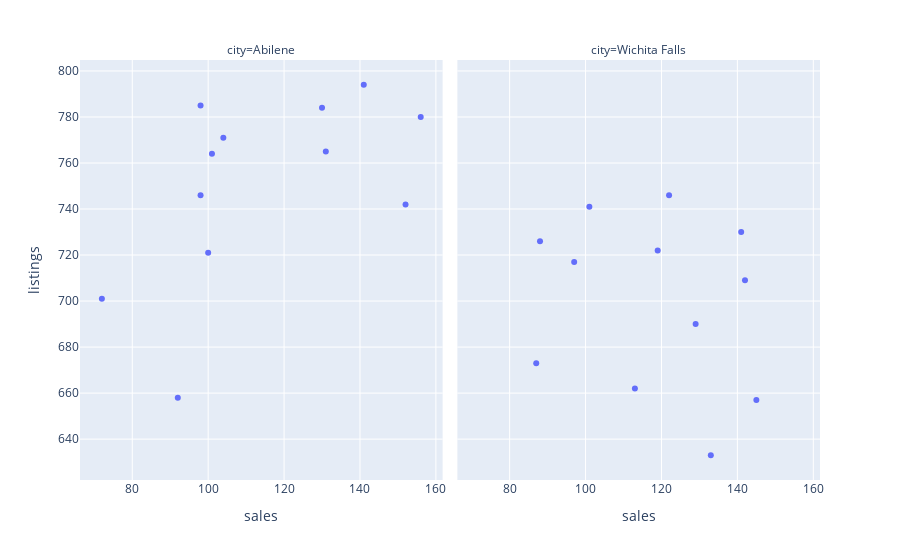

Here is the notebook cell this chart was saved with:
### Markdown cell above
### Facets

### Code cell
txhousing_2000 = txhousing.loc[((txhousing.city == "Abilene") | (txhousing.city == "Wichita Falls")) & (txhousing.year == 2000)]

fig = px.scatter(txhousing_2000, x = "sales", y = "listings", facet_col = "city")
fig.show()

### Figure 1 — Plotly figure (JSON) as saved in the notebook; plotly's stock layout.template omitted (floating-point values rounded to 4 significant figures)
{"data": [{"hovertemplate": "city=Abilene<br>sales=%{x}<br>listings=%{y}<extra></extra>", "legendgroup": "", "marker": {"color": "#636efa", "symbol": "circle"}, "mode": "markers", "name": "", "orientation": "v", "showlegend": false, "type": "scatter", "x": [72, 98, 130, 98, 141, 156, 152, 131, 104, 101, 100, 92], "xaxis": "x", "y": [701, 746, 784, 785, 794, 780, 742, 765, 771, 764, 721, 658], "yaxis": "y"}, {"hovertemplate": "city=Wichita Falls<br>sales=%{x}<br>listings=%{y}<extra></extra>", "legendgroup": "", "marker": {"color": "#636efa", "symbol": "circle"}, "mode": "markers", "name": "", "orientation": "v", "showlegend": false, "type": "scatter", "x": [87, 145, 133, 113, 129, 141, 142, 122, 119, 101, 97, 88], "xaxis": "x2", "y": [673, 657, 633, 662, 690, 730, 709, 746, 722, 741, 717, 726], "yaxis": "y2"}], "layout": {"annotations": [{"font": {}, "showarrow": false, "text": "city=Abilene", "x": 0.245, "xanchor": "center", "xref": "paper", "y": 1, "yanchor": "bottom", "yref": "paper"}, {"font": {}, "showarrow": false, "text": "city=Wichita Falls", "x": 0.755, "xanchor": "center", "xref": "paper", "y": 1, "yanchor": "bottom", "yref": "paper"}], "legend": {"tracegroupgap": 0}, "margin": {"t": 60}, "xaxis": {"anchor": "y", "domain": [0, 0.49], "title": {"text": "sales"}}, "xaxis2": {"anchor": "y2", "domain": [0.51, 1], "matches": "x", "title": {"text": "sales"}}, "yaxis": {"anchor": "x", "domain": [0, 1], "title": {"text": "listings"}}, "yaxis2": {"anchor": "x2", "domain": [0, 1], "matches": "y", "showticklabels": false}}}
